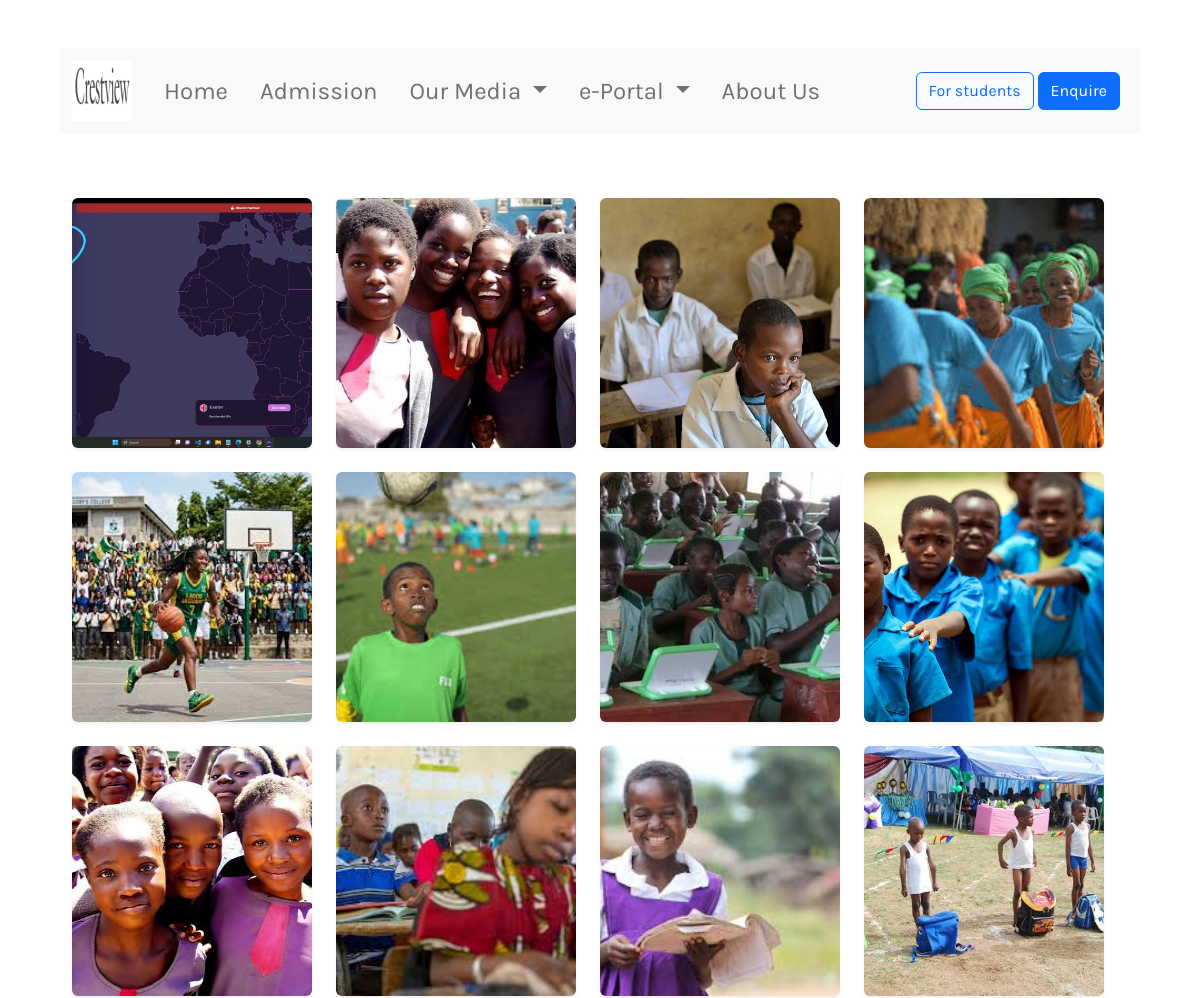
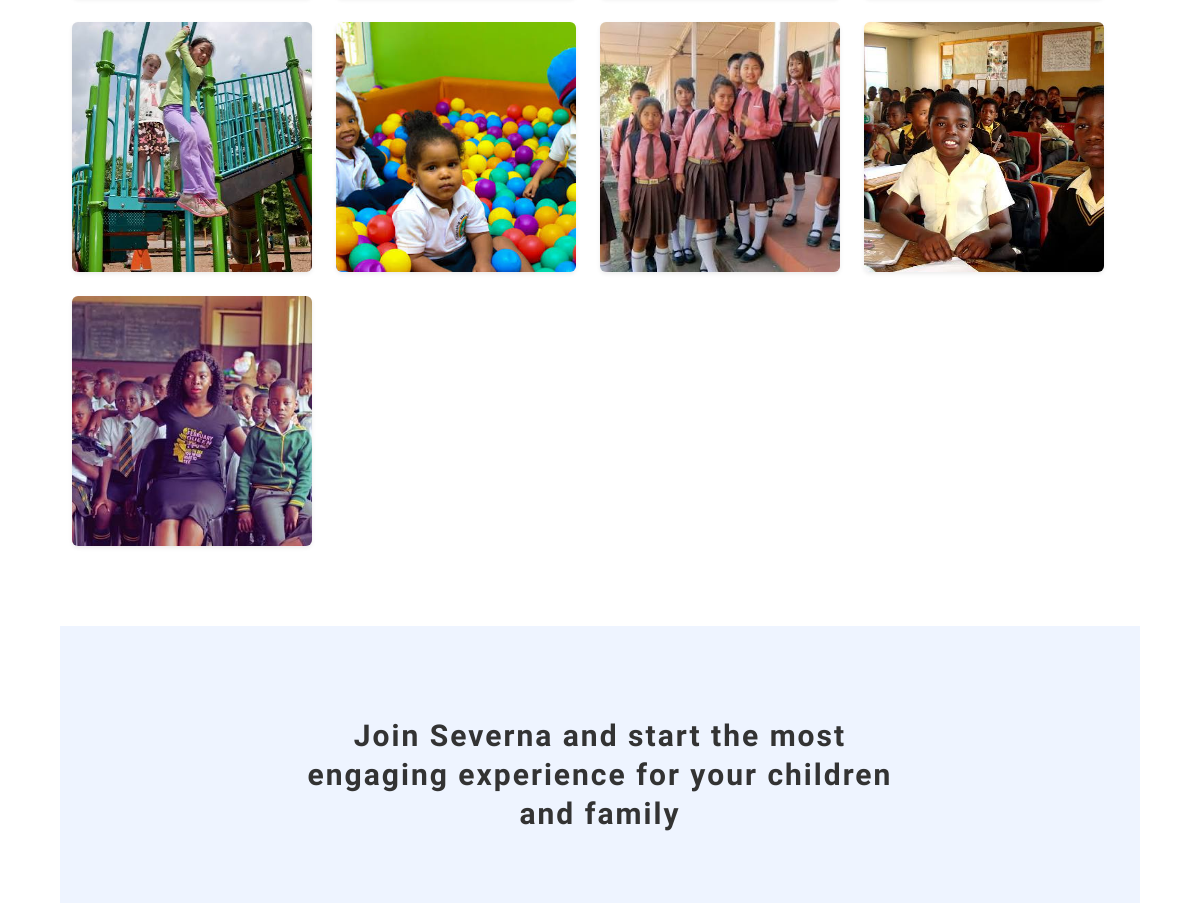
The page /gallery (upper part) on the database as committed earlier (2 pictures, top to bottom).
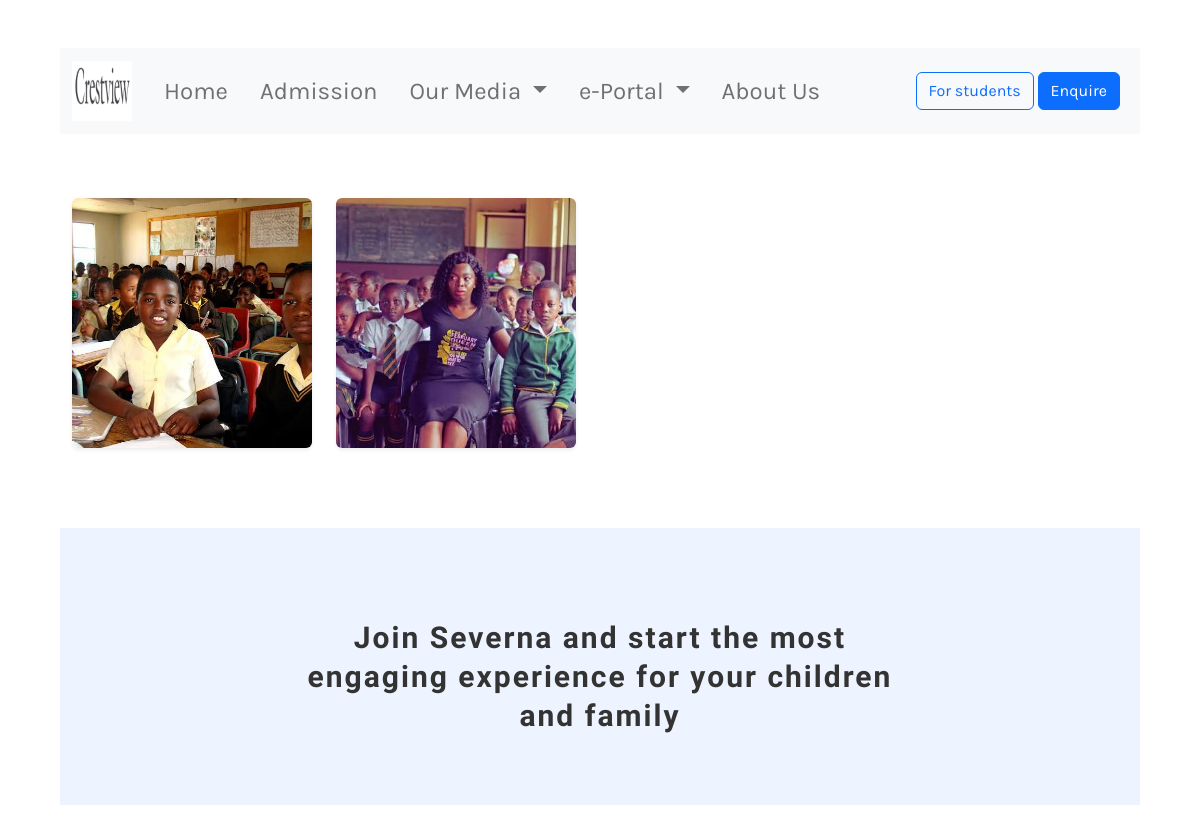
The same page on the database as committed later.
### home/models.py (models this page shows)
class Gallery(models.Model):
    img = models.ImageField(
        upload_to='gallery/',
        null=True,
        blank=True
    )

### home/views.py (the view)
# urls.py: path('gallery', views.gallery, name='gallery'),
def gallery(request):
    gallery = Gallery.objects.all()
    return render(request, 'gallery.html', {'gallery': gallery})

### home/templates/gallery.html (shortened to what this page needs)
{% extends 'base.html' %}
{% load static %}
{% block content %}
<section class="reveal">
    <div class="container my-5">
        <div class="row g-4">
            {% for image in gallery reversed %}
            <div class="col-xl-3 col-lg-3 col-md-6 col-sm-12">
                <div class="card h-100 border-0 shadow-sm overflow-hidden">
                    <img src="{{ image.img.url }}" class="gallery-img" alt="Gallery">
                </div>
            </div>
            {% endfor %}
        </div>
    </div>
</section>
{% endblock %}

### home/templates/base.html (shortened to what this page needs)
{% load static%}
<!DOCTYPE html>
<html lang="en">
<head>
    <link href="https://cdn.jsdelivr.net/npm/bootstrap@5.2.3/dist/css/bootstrap.min.css" rel="stylesheet"
>
    <link rel="stylesheet" href="https://cdn.jsdelivr.net/npm/bootstrap-icons@1.11.3/font/bootstrap-icons.min.css">
    <link rel="preload" as="style" href="{% static 'css/style.css' %}" onload="this.rel = 'stylesheet'" />
</head>
<body bgcolor="blue">
    {% include 'partial/_header.html' %}
    <main>{% block content%} {% endblock%}</main>
    <section id="footer-cta">
        <div class="container text-center">
            <h2>
                Join Severna and start the most<br>
                engaging experience for your children<br>
                and family
            </h2>
        </div>
    </section>
</body>
</html>

### home/templates/partial/_header.html (shortened to what this page needs)
{% load static %}
<nav class="navbar navbar-expand-lg bg-light">
    <div class="container-fluid">
        <div class="collapse navbar-collapse" id="navbarTogglerDemo01">
            <a class="navbar-brand" href="{% url 'home' %}">
                <img src="{% static 'img/favicon.png' %}" width="60">
            </a>
            <ul class="navbar-nav me-auto mb-2 mb-lg-0">
                <li class="nav-item">
                    <a class="nav-link" href="{% url 'home' %}">Home</a>
                </li>
                <li class="nav-item">
                    <a class="nav-link" href="{% url 'admission' %}">Admission</a>
                </li>
                <li class="nav-item dropdown">
                    <a class="nav-link dropdown-toggle" href="#" role="button" data-bs-toggle="dropdown"
                        aria-expanded="false">
                        Our Media
                    </a>
                </li>
                <li class="nav-item dropdown">
                    <a class="nav-link dropdown-toggle" href="#" role="button" data-bs-toggle="dropdown"
                        aria-expanded="false">
                        e-Portal
                    </a>
                </li>
                <li class="nav-item">
                    <a class="nav-link" href="{% url 'about' %}">About Us</a>
                </li>
            </ul>
            <div class="flex">
                <a class="btn btn-outline-primary" href="{% url 'coming' %}">For students </a>
                <a class="btn btn-primary me-2" href="{% url 'home' %}#enquiry"> Enquire</a>
            </div>
        </div>
    </div>
</nav>

### home/static/css/style.css (style rules this page uses)
body { font-family: 'Karla', sans-serif; margin-top: 3rem; margin-bottom: 3rem; margin-left: 5%; margin-right: 5%; }
h1, h2, h3, h4, h5, h6 { font-family: 'Markazi Text', serif; letter-spacing: 2px; ; }
h2 { font-size: 2.5rem; color: #333333; margin: 1rem 0; }
p, ul { font-size: 1.25rem; ; }
a { color: #EE9972; text-decoration: none; }
nav { background-color: #495E57; margin-top: 1rem; margin-bottom: 1rem; margin-bottom: 0px; }
nav ul { list-style: none; font-size: 1.5rem; text-align: center; padding-inline-start: 0rem; margin-bottom: 0px; }
nav ul li { display: inline-block; margin: 0.5rem; }
nav ul a { color: #EDEFEE; text-decoration: none; }
section { display: flex; gap: 2rem 1rem; margin-top: 1rem; margin-bottom: 1rem; flex-direction: row; }
.row { display: flex; flex-direction: row; width: 100%; padding-bottom: 1rem; }
#footer-cta { background-color: #eef4ff; padding: 90px 0 70px; }
#footer-cta h2 { margin: 0; font-size: 30px; font-weight: 700; line-height: 1.3; }

### home/templates/gallery.html (style rules this page uses)
.gallery-img { height: 250px; width: 100%; object-fit: cover; }

Rows that differ between the two databases and show on the page:
removed Gallery: img (picture)
removed Gallery: img (picture)
removed Gallery: img (picture)
removed Gallery: img (picture)
removed Gallery: img (picture)
removed Gallery: img (picture)
removed Gallery: img (picture)
removed Gallery: img (picture)
removed Gallery: img (picture)
removed Gallery: img (picture)
removed Gallery: img (picture)
removed Gallery: img (picture)
removed Gallery: img (picture)
removed Gallery: img (picture)
removed Gallery: img (picture)
